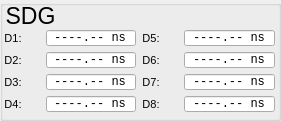
   <widget class="QGroupBox" name="groupBox_2">
    <property name="geometry">
     <rect>
      <x>945</x>
      <y>530</y>
      <width>281</width>
      <height>121</height>
     </rect>
    </property>
    <property name="sizePolicy">
     <sizepolicy hsizetype="Expanding" vsizetype="Expanding">
      <horstretch>0</horstretch>
      <verstretch>0</verstretch>
     </sizepolicy>
    </property>
    <property name="title">
     <string/>
    </property>
    <widget class="caGraphics" name="sdg">
     <property name="geometry">
      <rect>
       <x>0</x>
       <y>0</y>
       <width>281</width>
       <height>121</height>
      </rect>
     </property>
     <property name="foreground">
      <color>
       <red>40</red>
       <green>40</green>
       <blue>40</blue>
      </color>
     </property>
     <property name="fillstyle" stdset="0">
      <enum>caGraphics::Filled</enum>
     </property>
     <property name="lineSize">
      <number>1</number>
     </property>
     <property name="lineColor">
      <color>
       <red>207</red>
       <green>207</green>
       <blue>207</blue>
      </color>
     </property>
    </widget>
    <widget class="caLabel" name="calabel_6">
     <property name="geometry">
      <rect>
       <x>0</x>
       <y>0</y>
       <width>61</width>
       <height>31</height>
      </rect>
     </property>
     <property name="font">
      <font>
       <pointsize>17</pointsize>
       <weight>50</weight>
       <italic>false</italic>
       <bold>false</bold>
      </font>
     </property>
     <property name="text">
      <string>SDG</string>
     </property>
     <property name="alignment">
      <set>Qt::AlignCenter</set>
     </property>
     <property name="foreground">
      <color>
       <red>255</red>
       <green>255</green>
       <blue>255</blue>
      </color>
     </property>
    </widget>
    <widget class="QWidget" name="gridLayoutWidget">
     <property name="geometry">
      <rect>
       <x>4</x>
       <y>30</y>
       <width>271</width>
       <height>82</height>
      </rect>
     </property>
     <layout class="QGridLayout" name="gridLayout">
      <item row="0" column="0">
       <widget class="caLabel" name="calabel_9">
        <property name="sizePolicy">
         <sizepolicy hsizetype="MinimumExpanding" vsizetype="Preferred">
          <horstretch>0</horstretch>
          <verstretch>0</verstretch>
         </sizepolicy>
        </property>
        <property name="font">
         <font>
          <pointsize>8</pointsize>
          <weight>50</weight>
          <italic>false</italic>
          <bold>false</bold>
         </font>
        </property>
        <property name="text">
         <string>D1:</string>
        </property>
        <property name="alignment">
         <set>Qt::AlignCenter</set>
        </property>
        <property name="foreground">
         <color>
          <red>255</red>
          <green>255</green>
          <blue>255</blue>
         </color>
        </property>
       </widget>
      </item>
      <item row="1" column="0">
       <widget class="caLabel" name="calabel_10">
        <property name="sizePolicy">
         <sizepolicy hsizetype="MinimumExpanding" vsizetype="Preferred">
          <horstretch>0</horstretch>
          <verstretch>0</verstretch>
         </sizepolicy>
        </property>
        <property name="font">
         <font>
          <pointsize>8</pointsize>
          <weight>50</weight>
          <italic>false</italic>
          <bold>false</bold>
         </font>
        </property>
        <property name="text">
         <string>D2:</string>
        </property>
        <property name="alignment">
         <set>Qt::AlignCenter</set>
        </property>
        <property name="foreground">
         <color>
          <red>255</red>
          <green>255</green>
          <blue>255</blue>
         </color>
        </property>
        <property name="colorMode">
         <enum>caLabel::Static</enum>
        </property>
       </widget>
      </item>
      <item row="2" column="0">
       <widget class="caLabel" name="calabel_11">
        <property name="sizePolicy">
         <sizepolicy hsizetype="MinimumExpanding" vsizetype="Preferred">
          <horstretch>0</horstretch>
          <verstretch>0</verstretch>
         </sizepolicy>
        </property>
        <property name="font">
         <font>
          <pointsize>8</pointsize>
          <weight>50</weight>
          <italic>false</italic>
          <bold>false</bold>
         </font>
        </property>
        <property name="text">
         <string>D3:</string>
        </property>
        <property name="alignment">
         <set>Qt::AlignCenter</set>
        </property>
        <property name="foreground">
         <color>
          <red>255</red>
          <green>255</green>
          <blue>255</blue>
         </color>
        </property>
       </widget>
      </item>
      <item row="3" column="0">
       <widget class="caLabel" name="calabel_12">
        <property name="sizePolicy">
         <sizepolicy hsizetype="MinimumExpanding" vsizetype="Preferred">
          <horstretch>0</horstretch>
          <verstretch>0</verstretch>
         </sizepolicy>
        </property>
        <property name="font">
         <font>
          <pointsize>8</pointsize>
          <weight>50</weight>
          <italic>false</italic>
          <bold>false</bold>
         </font>
        </property>
        <property name="text">
         <string>D4:</string>
        </property>
        <property name="alignment">
         <set>Qt::AlignCenter</set>
        </property>
        <property name="foreground">
         <color>
          <red>255</red>
          <green>255</green>
          <blue>255</blue>
         </color>
        </property>
       </widget>
      </item>
      <item row="3" column="5">
       <widget class="caLineEdit" name="calineedit_23">
        <property name="font">
         <font>
          <family>Monospace</family>
          <pointsize>9</pointsize>
          <stylestrategy>PreferDefault</stylestrategy>
         </font>
        </property>
        <property name="autoFillBackground">
         <bool>false</bool>
        </property>
        <property name="text">
         <string>----.-- ns</string>
        </property>
        <property name="alignment">
         <set>Qt::AlignCenter</set>
        </property>
        <property name="readOnly">
         <bool>true</bool>
        </property>
        <property name="channel" stdset="0">
         <string notr="true">SDG:D8</string>
        </property>
        <property name="foreground">
         <color>
          <red>0</red>
          <green>255</green>
          <blue>0</blue>
         </color>
        </property>
        <property name="background">
         <color alpha="0">
          <red>255</red>
          <green>255</green>
          <blue>255</blue>
         </color>
        </property>
        <property name="colorMode">
         <enum>caLineEdit::Static</enum>
        </property>
        <property name="precision">
         <number>2</number>
        </property>
        <property name="precisionMode">
         <enum>caLineEdit::User</enum>
        </property>
        <property name="unitsEnabled">
         <bool>true</bool>
        </property>
        <property name="formatType">
         <enum>caLineEdit::decimal</enum>
        </property>
       </widget>
      </item>
      <item row="2" column="5">
       <widget class="caLineEdit" name="calineedit_22">
        <property name="font">
         <font>
          <family>Monospace</family>
          <pointsize>9</pointsize>
          <stylestrategy>PreferDefault</stylestrategy>
         </font>
        </property>
        <property name="autoFillBackground">
         <bool>false</bool>
        </property>
        <property name="text">
         <string>----.-- ns</string>
        </property>
        <property name="alignment">
         <set>Qt::AlignCenter</set>
        </property>
        <property name="readOnly">
         <bool>true</bool>
        </property>
        <property name="channel" stdset="0">
         <string notr="true">SDG:D7</string>
        </property>
        <property name="foreground">
         <color>
          <red>0</red>
          <green>255</green>
          <blue>0</blue>
         </color>
        </property>
        <property name="background">
         <color alpha="0">
          <red>255</red>
          <green>255</green>
          <blue>255</blue>
         </color>
        </property>
        <property name="colorMode">
         <enum>caLineEdit::Static</enum>
        </property>
        <property name="precision">
         <number>2</number>
        </property>
        <property name="precisionMode">
         <enum>caLineEdit::User</enum>
        </property>
        <property name="unitsEnabled">
         <bool>true</bool>
        </property>
        <property name="formatType">
         <enum>caLineEdit::decimal</enum>
        </property>
       </widget>
      </item>
      <item row="0" column="2">
       <widget class="caLineEdit" name="calineedit_16">
        <property name="font">
         <font>
          <family>Monospace</family>
          <pointsize>9</pointsize>
          <stylestrategy>PreferDefault</stylestrategy>
         </font>
        </property>
        <property name="autoFillBackground">
         <bool>false</bool>
        </property>
        <property name="text">
         <string>----.-- ns</string>
        </property>
        <property name="alignment">
         <set>Qt::AlignCenter</set>
        </property>
        <property name="readOnly">
         <bool>true</bool>
        </property>
        <property name="channel" stdset="0">
         <string notr="true">SDG:D1</string>
        </property>
        <property name="foreground">
         <color>
          <red>0</red>
          <green>255</green>
          <blue>0</blue>
         </color>
        </property>
        <property name="background">
         <color alpha="0">
          <red>255</red>
          <green>255</green>
          <blue>255</blue>
         </color>
        </property>
        <property name="colorMode">
         <enum>caLineEdit::Static</enum>
        </property>
        <property name="precision">
         <number>2</number>
        </property>
        <property name="precisionMode">
         <enum>caLineEdit::User</enum>
        </property>
        <property name="unitsEnabled">
         <bool>true</bool>
        </property>
        <property name="formatType">
         <enum>caLineEdit::decimal</enum>
        </property>
       </widget>
      </item>
      <item row="1" column="5">
       <widget class="caLineEdit" name="calineedit_21">
        <property name="font">
         <font>
          <family>Monospace</family>
          <pointsize>9</pointsize>
          <stylestrategy>PreferDefault</stylestrategy>
         </font>
        </property>
        <property name="autoFillBackground">
         <bool>false</bool>
        </property>
        <property name="text">
         <string>----.-- ns</string>
        </property>
        <property name="alignment">
         <set>Qt::AlignCenter</set>
        </property>
        <property name="readOnly">
         <bool>true</bool>
        </property>
        <property name="channel" stdset="0">
         <string notr="true">SDG:D6</string>
        </property>
        <property name="foreground">
         <color>
          <red>0</red>
          <green>255</green>
          <blue>0</blue>
         </color>
        </property>
        <property name="background">
         <color alpha="0">
          <red>255</red>
          <green>255</green>
          <blue>255</blue>
         </color>
        </property>
        <property name="colorMode">
         <enum>caLineEdit::Static</enum>
        </property>
        <property name="precision">
         <number>2</number>
        </property>
        <property name="precisionMode">
         <enum>caLineEdit::User</enum>
        </property>
        <property name="unitsEnabled">
         <bool>true</bool>
        </property>
        <property name="formatType">
         <enum>caLineEdit::decimal</enum>
        </property>
       </widget>
      </item>
      <item row="1" column="2">
       <widget class="caLineEdit" name="calineedit_17">
        <property name="font">
         <font>
          <family>Monospace</family>
          <pointsize>9</pointsize>
          <stylestrategy>PreferDefault</stylestrategy>
         </font>
        </property>
        <property name="autoFillBackground">
         <bool>false</bool>
        </property>
        <property name="text">
         <string>----.-- ns</string>
        </property>
        <property name="alignment">
         <set>Qt::AlignCenter</set>
        </property>
        <property name="readOnly">
         <bool>true</bool>
        </property>
        <property name="channel" stdset="0">
         <string notr="true">SDG:D2</string>
        </property>
        <property name="foreground">
         <color>
          <red>0</red>
          <green>255</green>
          <blue>0</blue>
         </color>
        </property>
        <property name="background">
         <color alpha="0">
          <red>255</red>
          <green>255</green>
          <blue>255</blue>
         </color>
        </property>
        <property name="colorMode">
         <enum>caLineEdit::Static</enum>
        </property>
        <property name="precision">
         <number>2</number>
        </property>
        <property name="precisionMode">
         <enum>caLineEdit::User</enum>
        </property>
        <property name="unitsEnabled">
         <bool>true</bool>
        </property>
        <property name="formatType">
         <enum>caLineEdit::decimal</enum>
        </property>
       </widget>
      </item>
      <item row="2" column="2">
       <widget class="caLineEdit" name="calineedit_18">
        <property name="font">
         <font>
          <family>Monospace</family>
          <pointsize>9</pointsize>
          <stylestrategy>PreferDefault</stylestrategy>
         </font>
        </property>
        <property name="autoFillBackground">
         <bool>false</bool>
        </property>
        <property name="text">
         <string>----.-- ns</string>
        </property>
        <property name="alignment">
         <set>Qt::AlignCenter</set>
        </property>
        <property name="readOnly">
         <bool>true</bool>
        </property>
        <property name="channel" stdset="0">
         <string notr="true">SDG:D3</string>
        </property>
        <property name="foreground">
         <color>
          <red>0</red>
          <green>255</green>
          <blue>0</blue>
         </color>
        </property>
        <property name="background">
         <color alpha="0">
          <red>255</red>
          <green>255</green>
          <blue>255</blue>
         </color>
        </property>
        <property name="colorMode">
         <enum>caLineEdit::Static</enum>
        </property>
        <property name="precision">
         <number>2</number>
        </property>
        <property name="precisionMode">
         <enum>caLineEdit::User</enum>
        </property>
        <property name="unitsEnabled">
         <bool>true</bool>
        </property>
        <property name="formatType">
         <enum>caLineEdit::decimal</enum>
        </property>
       </widget>
      </item>
      <item row="3" column="2">
       <widget class="caLineEdit" name="calineedit_19">
        <property name="font">
         <font>
          <family>Monospace</family>
          <pointsize>9</pointsize>
          <stylestrategy>PreferDefault</stylestrategy>
         </font>
        </property>
        <property name="autoFillBackground">
         <bool>false</bool>
        </property>
        <property name="text">
         <string>----.-- ns</string>
        </property>
        <property name="alignment">
         <set>Qt::AlignCenter</set>
        </property>
        <property name="readOnly">
         <bool>true</bool>
        </property>
        <property name="channel" stdset="0">
         <string notr="true">SDG:D4</string>
        </property>
        <property name="foreground">
         <color>
          <red>0</red>
          <green>255</green>
          <blue>0</blue>
         </color>
        </property>
        <property name="background">
         <color alpha="0">
          <red>255</red>
          <green>255</green>
          <blue>255</blue>
         </color>
        </property>
        <property name="colorMode">
         <enum>caLineEdit::Static</enum>
        </property>
        <property name="precision">
         <number>2</number>
        </property>
        <property name="precisionMode">
         <enum>caLineEdit::User</enum>
        </property>
        <property name="unitsEnabled">
         <bool>true</bool>
        </property>
        <property name="formatType">
         <enum>caLineEdit::decimal</enum>
        </property>
       </widget>
      </item>
      <item row="0" column="5">
       <widget class="caLineEdit" name="calineedit_20">
        <property name="font">
         <font>
          <family>Monospace</family>
          <pointsize>9</pointsize>
          <stylestrategy>PreferDefault</stylestrategy>
         </font>
        </property>
        <property name="autoFillBackground">
         <bool>false</bool>
        </property>
        <property name="text">
         <string>----.-- ns</string>
        </property>
        <property name="alignment">
         <set>Qt::AlignCenter</set>
        </property>
        <property name="readOnly">
         <bool>true</bool>
        </property>
        <property name="channel" stdset="0">
         <string notr="true">SDG:D5</string>
        </property>
        <property name="foreground">
         <color>
          <red>0</red>
          <green>255</green>
          <blue>0</blue>
         </color>
        </property>
        <property name="background">
         <color alpha="0">
          <red>255</red>
          <green>255</green>
          <blue>255</blue>
         </color>
        </property>
        <property name="colorMode">
         <enum>caLineEdit::Static</enum>
        </property>
        <property name="precision">
         <number>2</number>
        </property>
        <property name="precisionMode">
         <enum>caLineEdit::User</enum>
        </property>
        <property name="unitsEnabled">
         <bool>true</bool>
        </property>
        <property name="formatType">
         <enum>caLineEdit::decimal</enum>
        </property>
       </widget>
      </item>
      <item row="0" column="3">
       <widget class="caLabel" name="calabel_13">
        <property name="sizePolicy">
         <sizepolicy hsizetype="MinimumExpanding" vsizetype="Preferred">
          <horstretch>0</horstretch>
          <verstretch>0</verstretch>
         </sizepolicy>
        </property>
        <property name="font">
         <font>
          <pointsize>8</pointsize>
          <weight>50</weight>
          <italic>false</italic>
          <bold>false</bold>
         </font>
        </property>
        <property name="text">
         <string>D5:</string>
        </property>
        <property name="alignment">
         <set>Qt::AlignCenter</set>
        </property>
        <property name="foreground">
         <color>
          <red>255</red>
          <green>255</green>
          <blue>255</blue>
         </color>
        </property>
       </widget>
      </item>
      <item row="1" column="3">
       <widget class="caLabel" name="calabel_14">
        <property name="sizePolicy">
         <sizepolicy hsizetype="MinimumExpanding" vsizetype="Preferred">
          <horstretch>0</horstretch>
          <verstretch>0</verstretch>
         </sizepolicy>
        </property>
        <property name="font">
         <font>
          <pointsize>8</pointsize>
          <weight>50</weight>
          <italic>false</italic>
          <bold>false</bold>
         </font>
        </property>
        <property name="text">
         <string>D6:</string>
        </property>
        <property name="alignment">
         <set>Qt::AlignCenter</set>
        </property>
        <property name="foreground">
         <color>
          <red>255</red>
          <green>255</green>
          <blue>255</blue>
         </color>
        </property>
       </widget>
      </item>
      <item row="2" column="3">
       <widget class="caLabel" name="calabel_15">
        <property name="sizePolicy">
         <sizepolicy hsizetype="MinimumExpanding" vsizetype="Preferred">
          <horstretch>0</horstretch>
          <verstretch>0</verstretch>
         </sizepolicy>
        </property>
        <property name="font">
         <font>
          <pointsize>8</pointsize>
          <weight>50</weight>
          <italic>false</italic>
          <bold>false</bold>
         </font>
        </property>
        <property name="text">
         <string>D7:</string>
        </property>
        <property name="alignment">
         <set>Qt::AlignCenter</set>
        </property>
        <property name="foreground">
         <color>
          <red>255</red>
          <green>255</green>
          <blue>255</blue>
         </color>
        </property>
       </widget>
      </item>
      <item row="3" column="3">
       <widget class="caLabel" name="calabel_16">
        <property name="sizePolicy">
         <sizepolicy hsizetype="MinimumExpanding" vsizetype="Preferred">
          <horstretch>0</horstretch>
          <verstretch>0</verstretch>
         </sizepolicy>
        </property>
        <property name="font">
         <font>
          <pointsize>8</pointsize>
          <weight>50</weight>
          <italic>false</italic>
          <bold>false</bold>
         </font>
        </property>
        <property name="text">
         <string>D8:</string>
        </property>
        <property name="alignment">
         <set>Qt::AlignCenter</set>
        </property>
        <property name="foreground">
         <color>
          <red>255</red>
          <green>255</green>
          <blue>255</blue>
         </color>
        </property>
       </widget>
      </item>
      <item row="0" column="1">
       <widget class="caLed" name="caled_5">
        <property name="sizePolicy">
         <sizepolicy hsizetype="Minimum" vsizetype="Minimum">
          <horstretch>0</horstretch>
          <verstretch>0</verstretch>
         </sizepolicy>
        </property>
        <property name="minimumSize">
         <size>
          <width>12</width>
          <height>12</height>
         </size>
        </property>
        <property name="rectangular">
         <bool>true</bool>
        </property>
        <property name="ledWidth">
         <number>10</number>
        </property>
        <property name="ledHeight">
         <number>10</number>
        </property>
        <property name="linearGradient">
         <bool>true</bool>
        </property>
        <property name="channel" stdset="0">
         <string notr="true">SDG:D1:enabled</string>
        </property>
        <property name="falseColor">
         <color>
          <red>255</red>
          <green>0</green>
          <blue>0</blue>
         </color>
        </property>
        <property name="trueColor">
         <color>
          <red>0</red>
          <green>170</green>
          <blue>0</blue>
         </color>
        </property>
        <property name="trueValue">
         <string>1</string>
        </property>
        <property name="falseValue">
         <string>0</string>
        </property>
       </widget>
      </item>
      <item row="0" column="4">
       <widget class="caLed" name="caled_6">
        <property name="sizePolicy">
         <sizepolicy hsizetype="Minimum" vsizetype="Minimum">
          <horstretch>0</horstretch>
          <verstretch>0</verstretch>
         </sizepolicy>
        </property>
        <property name="minimumSize">
         <size>
          <width>12</width>
          <height>12</height>
         </size>
        </property>
        <property name="rectangular">
         <bool>true</bool>
        </property>
        <property name="ledWidth">
         <number>10</number>
        </property>
        <property name="ledHeight">
         <number>10</number>
        </property>
        <property name="linearGradient">
         <bool>true</bool>
        </property>
        <property name="channel" stdset="0">
         <string notr="true">SDG:D5:enabled</string>
        </property>
        <property name="falseColor">
         <color>
          <red>255</red>
          <green>0</green>
          <blue>0</blue>
         </color>
        </property>
        <property name="trueColor">
         <color>
          <red>0</red>
          <green>170</green>
          <blue>0</blue>
         </color>
        </property>
        <property name="trueValue">
         <string>1</string>
        </property>
        <property name="falseValue">
         <string>0</string>
        </property>
       </widget>
      </item>
      <item row="1" column="1">
       <widget class="caLed" name="caled_7">
        <property name="sizePolicy">
         <sizepolicy hsizetype="Minimum" vsizetype="Minimum">
          <horstretch>0</horstretch>
          <verstretch>0</verstretch>
         </sizepolicy>
        </property>
        <property name="minimumSize">
         <size>
          <width>12</width>
          <height>12</height>
         </size>
        </property>
        <property name="rectangular">
         <bool>true</bool>
        </property>
        <property name="ledWidth">
         <number>10</number>
        </property>
        <property name="ledHeight">
         <number>10</number>
        </property>
        <property name="linearGradient">
         <bool>true</bool>
        </property>
        <property name="channel" stdset="0">
         <string notr="true">SDG:D2:enabled</string>
        </property>
        <property name="falseColor">
         <color>
          <red>255</red>
          <green>0</green>
          <blue>0</blue>
         </color>
        </property>
        <property name="trueColor">
         <color>
          <red>0</red>
          <green>170</green>
          <blue>0</blue>
         </color>
        </property>
        <property name="trueValue">
         <string>1</string>
        </property>
        <property name="falseValue">
         <string>0</string>
        </property>
       </widget>
      </item>
      <item row="2" column="1">
       <widget class="caLed" name="caled_9">
        <property name="sizePolicy">
         <sizepolicy hsizetype="Minimum" vsizetype="Minimum">
          <horstretch>0</horstretch>
          <verstretch>0</verstretch>
         </sizepolicy>
        </property>
        <property name="minimumSize">
         <size>
          <width>12</width>
          <height>12</height>
         </size>
        </property>
        <property name="rectangular">
         <bool>true</bool>
        </property>
        <property name="ledWidth">
         <number>10</number>
        </property>
        <property name="ledHeight">
         <number>10</number>
        </property>
        <property name="linearGradient">
         <bool>true</bool>
        </property>
        <property name="channel" stdset="0">
         <string notr="true">SDG:D3:enabled</string>
        </property>
        <property name="falseColor">
         <color>
          <red>255</red>
          <green>0</green>
          <blue>0</blue>
         </color>
        </property>
        <property name="trueColor">
         <color>
          <red>0</red>
          <green>170</green>
          <blue>0</blue>
         </color>
        </property>
        <property name="trueValue">
         <string>1</string>
        </property>
        <property name="falseValue">
         <string>0</string>
        </property>
       </widget>
      </item>
      <item row="3" column="1">
       <widget class="caLed" name="caled_8">
        <property name="sizePolicy">
         <sizepolicy hsizetype="Minimum" vsizetype="Minimum">
          <horstretch>0</horstretch>
          <verstretch>0</verstretch>
         </sizepolicy>
        </property>
        <property name="minimumSize">
         <size>
          <width>12</width>
          <height>12</height>
         </size>
        </property>
        <property name="rectangular">
         <bool>true</bool>
        </property>
        <property name="ledWidth">
         <number>10</number>
        </property>
        <property name="ledHeight">
         <number>10</number>
        </property>
        <property name="linearGradient">
         <bool>true</bool>
        </property>
        <property name="channel" stdset="0">
         <string notr="true">SDG:D4:enabled</string>
        </property>
        <property name="falseColor">
         <color>
          <red>255</red>
          <green>0</green>
          <blue>0</blue>
         </color>
        </property>
        <property name="trueColor">
         <color>
          <red>0</red>
          <green>170</green>
          <blue>0</blue>
         </color>
        </property>
        <property name="trueValue">
         <string>1</string>
        </property>
        <property name="falseValue">
         <string>0</string>
        </property>
       </widget>
      </item>
      <item row="1" column="4">
       <widget class="caLed" name="caled_10">
        <property name="sizePolicy">
         <sizepolicy hsizetype="Minimum" vsizetype="Minimum">
          <horstretch>0</horstretch>
          <verstretch>0</verstretch>
         </sizepolicy>
        </property>
        <property name="minimumSize">
         <size>
          <width>12</width>
          <height>12</height>
         </size>
        </property>
        <property name="rectangular">
         <bool>true</bool>
        </property>
        <property name="ledWidth">
         <number>10</number>
        </property>
        <property name="ledHeight">
         <number>10</number>
        </property>
        <property name="linearGradient">
         <bool>true</bool>
        </property>
        <property name="channel" stdset="0">
         <string notr="true">SDG:D6:enabled</string>
        </property>
        <property name="falseColor">
         <color>
          <red>255</red>
          <green>0</green>
          <blue>0</blue>
         </color>
        </property>
        <property name="trueColor">
         <color>
          <red>0</red>
          <green>170</green>
          <blue>0</blue>
         </color>
        </property>
        <property name="trueValue">
         <string>1</string>
        </property>
        <property name="falseValue">
         <string>0</string>
        </property>
       </widget>
      </item>
      <item row="2" column="4">
       <widget class="caLed" name="caled_12">
        <property name="sizePolicy">
         <sizepolicy hsizetype="Minimum" vsizetype="Minimum">
          <horstretch>0</horstretch>
          <verstretch>0</verstretch>
         </sizepolicy>
        </property>
        <property name="minimumSize">
         <size>
          <width>12</width>
          <height>12</height>
         </size>
        </property>
        <property name="rectangular">
         <bool>true</bool>
        </property>
        <property name="ledWidth">
         <number>10</number>
        </property>
        <property name="ledHeight">
         <number>10</number>
        </property>
        <property name="linearGradient">
         <bool>true</bool>
        </property>
        <property name="channel" stdset="0">
         <string notr="true">SDG:D7:enabled</string>
        </property>
        <property name="falseColor">
         <color>
          <red>255</red>
          <green>0</green>
          <blue>0</blue>
         </color>
        </property>
        <property name="trueColor">
         <color>
          <red>0</red>
          <green>170</green>
          <blue>0</blue>
         </color>
        </property>
        <property name="trueValue">
         <string>1</string>
        </property>
        <property name="falseValue">
         <string>0</string>
        </property>
       </widget>
      </item>
      <item row="3" column="4">
       <widget class="caLed" name="caled_11">
        <property name="sizePolicy">
         <sizepolicy hsizetype="Minimum" vsizetype="Minimum">
          <horstretch>0</horstretch>
          <verstretch>0</verstretch>
         </sizepolicy>
        </property>
        <property name="minimumSize">
         <size>
          <width>12</width>
          <height>12</height>
         </size>
        </property>
        <property name="rectangular">
         <bool>true</bool>
        </property>
        <property name="ledWidth">
         <number>10</number>
        </property>
        <property name="ledHeight">
         <number>10</number>
        </property>
        <property name="linearGradient">
         <bool>true</bool>
        </property>
        <property name="channel" stdset="0">
         <string notr="true">SDG:D8:enabled</string>
        </property>
        <property name="falseColor">
         <color>
          <red>255</red>
          <green>0</green>
          <blue>0</blue>
         </color>
        </property>
        <property name="trueColor">
         <color>
          <red>0</red>
          <green>170</green>
          <blue>0</blue>
         </color>
        </property>
        <property name="trueValue">
         <string>1</string>
        </property>
        <property name="falseValue">
         <string>0</string>
        </property>
       </widget>
      </item>
     </layout>
    </widget>
   </widget>
